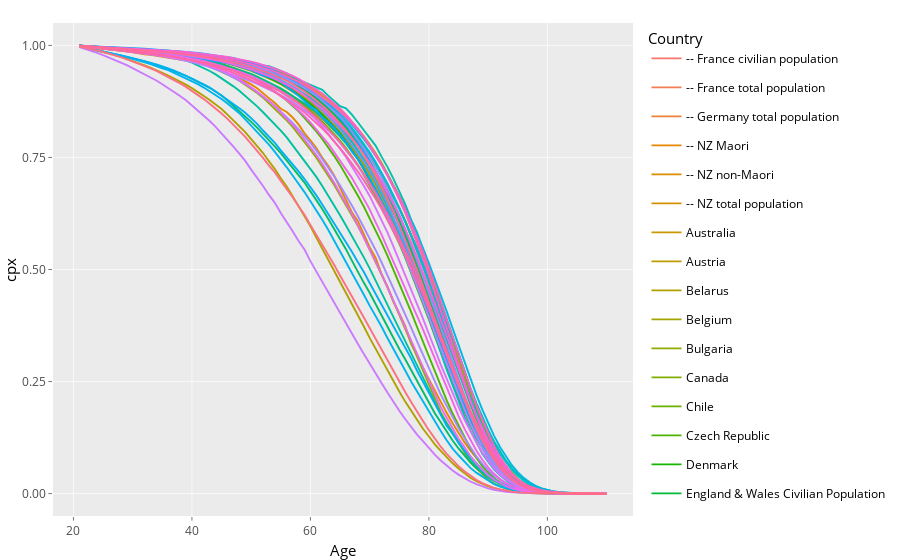

Here is the notebook cell this chart was saved with:
### Markdown cell above
Given a male born in 2002 and still alive in 2022, the probability he/her can live over a certain age is the cumulative product of probability of alive from age 20 to that age.

### Code cell
t=data %>% filter(Age>20) %>%group_by(Country)%>% mutate(cpx=cumprod(px))%>% ggplot(aes(x=Age, y=cpx,col=Country,group=1))+geom_line()
ggplotly(t)
